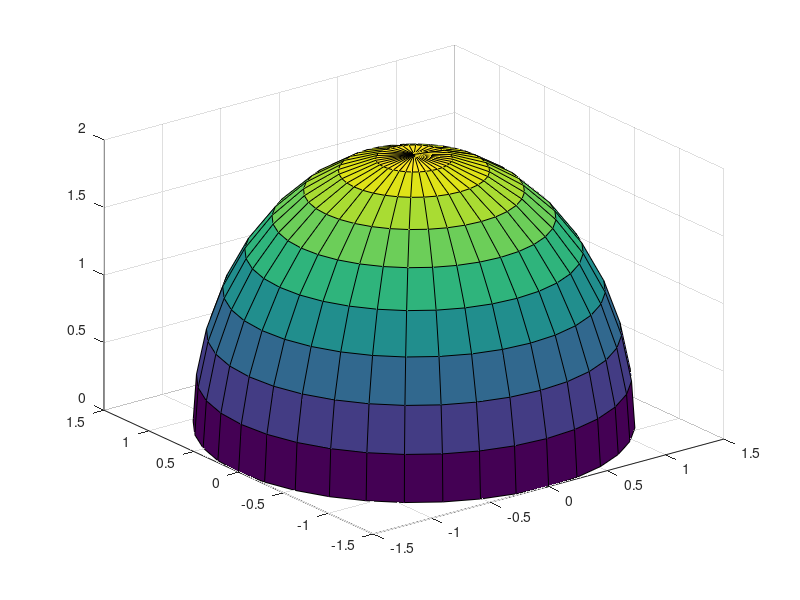

Source code (MATLAB): (Note: this script raises an error after producing the figure.)
clc,clear
%树冠可视化模型
[theta,phi] = meshgrid(0:10:360,0:10:90);
X = 1.5*cos(phi*pi/180).*cos(theta*pi/180);
Y = 1.5*cos(phi*pi/180).*sin(theta*pi/180);
Z = 2*sin(phi*pi/180);
ss1=surf(X, Y, Z);
ss1.FaceAlpha=0.4;
hold on;
[theta,phi2] = meshgrid(0:10:360,-90:10:0);
X2 = 1.5*cos(phi2*pi/180).*cos(theta.*pi/180);
Y2 = 1.5*cos(phi2*pi/180).*sin(theta*pi/180);
Z2 = 1*sin(phi2*pi/180);
ss2=surf(X2, Y2, Z2);
ss2.FaceAlpha=0.4;
hold on;
[theta,phi] = meshgrid(0:10:360,0:10:90);
X3 = 1*cos(phi*pi/180).*cos(theta*pi/180);
Y3 = 1*cos(phi*pi/180).*sin(theta*pi/180);
Z3 = 1.5*sin(phi*pi/180);
ss3=surf(X3, Y3, Z3);
ss3.FaceAlpha=0.4;
hold on;
X4 = 1*cos(phi2*pi/180).*cos(theta.*pi/180);
Y4 = 1*cos(phi2*pi/180).*sin(theta*pi/180);
Z4 = 0.75*sin(phi2*pi/180);
ss4=surf(X4, Y4, Z4);
ss4.FaceAlpha=0.4;
hold on;
X5 = 0.5*cos(phi*pi/180).*cos(theta*pi/180);
Y5 = 0.5*cos(phi*pi/180).*sin(theta*pi/180);
Z5 = 1*sin(phi*pi/180);
ss5=surf(X5, Y5, Z5);
ss5.FaceAlpha=0.4;
hold on;
X6 = 0.5*cos(phi2*pi/180).*cos(theta.*pi/180);
Y6 = 0.5*cos(phi2*pi/180).*sin(theta*pi/180);
Z6 = 0.375*sin(phi2*pi/180);
ss6=surf(X6, Y6, Z6);
ss6.FaceAlpha=0.4;

axis equal